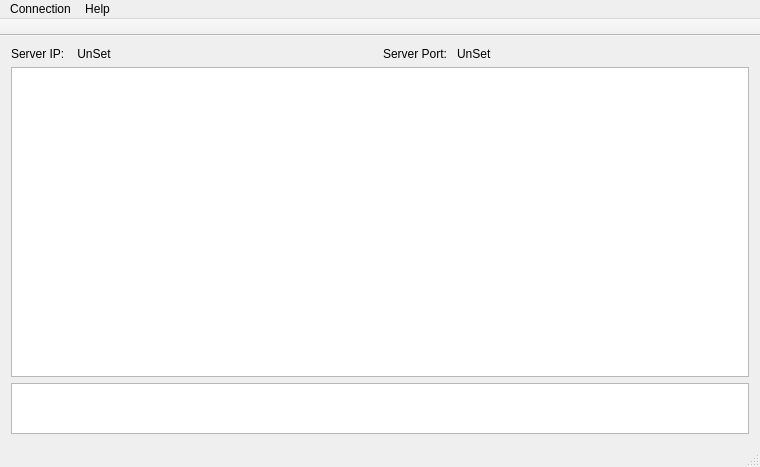
<?xml version="1.0" encoding="UTF-8"?>
<ui version="4.0">
 <class>K2Status</class>
 <widget class="QMainWindow" name="K2Status">
  <property name="geometry">
   <rect>
    <x>0</x>
    <y>0</y>
    <width>760</width>
    <height>467</height>
   </rect>
  </property>
  <property name="minimumSize">
   <size>
    <width>760</width>
    <height>467</height>
   </size>
  </property>
  <property name="windowTitle">
   <string>K2Status</string>
  </property>
  <widget class="QWidget" name="centralWidget">
   <layout class="QVBoxLayout" name="verticalLayout">
    <item>
     <layout class="QHBoxLayout" name="horizontalLayout">
      <item>
       <layout class="QFormLayout" name="formLayout_3">
        <property name="fieldGrowthPolicy">
         <enum>QFormLayout::AllNonFixedFieldsGrow</enum>
        </property>
        <item row="0" column="0">
         <widget class="QLabel" name="label_2">
          <property name="text">
           <string>Server IP: </string>
          </property>
         </widget>
        </item>
        <item row="0" column="1">
         <widget class="QLabel" name="ToIP_2">
          <property name="text">
           <string> UnSet</string>
          </property>
         </widget>
        </item>
       </layout>
      </item>
      <item>
       <layout class="QFormLayout" name="formLayout">
        <property name="fieldGrowthPolicy">
         <enum>QFormLayout::AllNonFixedFieldsGrow</enum>
        </property>
        <item row="0" column="0">
         <widget class="QLabel" name="label_3">
          <property name="text">
           <string>Server Port: </string>
          </property>
         </widget>
        </item>
        <item row="0" column="1">
         <widget class="QLabel" name="ToPort">
          <property name="text">
           <string>UnSet</string>
          </property>
         </widget>
        </item>
       </layout>
      </item>
     </layout>
    </item>
    <item>
     <widget class="QTableView" name="tableView">
      <property name="editTriggers">
       <set>QAbstractItemView::NoEditTriggers</set>
      </property>
     </widget>
    </item>
    <item>
     <widget class="QTextBrowser" name="textBrowser">
      <property name="maximumSize">
       <size>
        <width>16777215</width>
        <height>51</height>
       </size>
      </property>
     </widget>
    </item>
   </layout>
  </widget>
  <widget class="QMenuBar" name="menuBar">
   <property name="geometry">
    <rect>
     <x>0</x>
     <y>0</y>
     <width>760</width>
     <height>25</height>
    </rect>
   </property>
   <widget class="QMenu" name="menuConnection">
    <property name="title">
     <string>Connection</string>
    </property>
    <addaction name="separator"/>
    <addaction name="actionAdd_Connection"/>
    <addaction name="separator"/>
    <addaction name="actionQuit"/>
   </widget>
   <widget class="QMenu" name="menuHelp">
    <property name="title">
     <string>Help</string>
    </property>
    <addaction name="actionDebug_Mode"/>
   </widget>
   <addaction name="menuConnection"/>
   <addaction name="menuHelp"/>
  </widget>
  <widget class="QStatusBar" name="statusBar"/>
  <widget class="QToolBar" name="toolBar">
   <property name="windowTitle">
    <string>toolBar</string>
   </property>
   <property name="movable">
    <bool>false</bool>
   </property>
   <attribute name="toolBarArea">
    <enum>TopToolBarArea</enum>
   </attribute>
   <attribute name="toolBarBreak">
    <bool>false</bool>
   </attribute>
  </widget>
  <action name="actionAdd_Connection">
   <property name="text">
    <string>Add a Connection</string>
   </property>
  </action>
  <action name="actionQuit">
   <property name="text">
    <string>Quit</string>
   </property>
  </action>
  <action name="actionDebug_Mode">
   <property name="text">
    <string>Debug Mode</string>
   </property>
  </action>
 </widget>
 <layoutdefault spacing="6" margin="11"/>
 <resources/>
 <connections/>
</ui>
